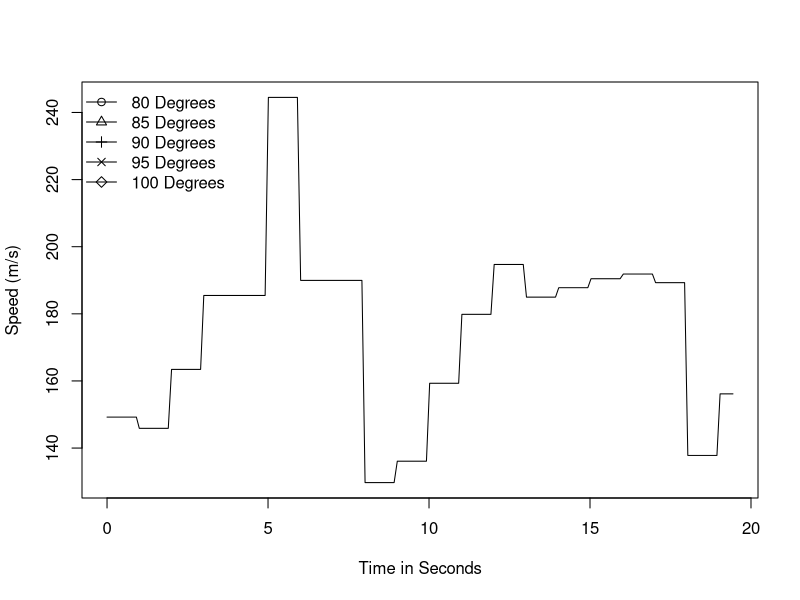

The R script that drew this image:
# Set the working directory
setwd("/Users/mac/Desktop/Programming/COMP9596//DroneData")
require(splines) #thx @Chase for the notice

# Read the data
data <- read.csv(file="fourthRun.csv", header=TRUE, sep=",")

# Convert date column to Date object
data$Date <- as.POSIXct(data$Date)

# Extract the data from column name to plot
data.toPlot <- data[data$Battery > 5,]

# Calculate the difference of each time point to the first (in seconds)
data.toPlot$TimeDiff <- data.toPlot$Date - data.toPlot$Date[1]

# Since TimeDiff is a time/date object, convert it to a numeric and store this as an extra column in data frame
data.toPlot$TimeDiffValue <- as.numeric(data.toPlot$TimeDiff)

# Multiple current and voltage to get Power
data.toPlot$Power <- as.double(-(data.toPlot$Current/1000) * data.toPlot$Voltage/1000)

#Get Mangnitude of Velocity
data.toPlot$Velocity <- sqrt(data.toPlot$VelocityX^2 + data.toPlot$VelocityY^2 + data.toPlot$VelocityZ^2)
data.toPlot$Mean <- mean(data.toPlot$Power)

#dY <- diff(data.toPlot$Velocity)/diff(data.toPlot$TimeDiffValue)  # the derivative of your function
#dX <- rowMeans(embed(data.toPlot$TimeDiffValue,2)) # centers the X values for plotting

#ppi <- 200
#png(file=paste("FourthExperiement", ".png", sep=""), height=7*ppi, width=9*ppi, res=ppi)

#write.csv(data.toPlotFinal, file="FirstRev.csv")
plot(y=data.toPlot$Power, x=data.toPlot$TimeDiffValue,type="l",col="black", lwd="1", ylab="Speed (m/s)", xlab="Time in Seconds")
points(x=4.6100001335144, y=9.8681307, pch=1)
points(x=6.61400008201599, y=5.7584721, pch=2)
points(x=8.61500000953674, y=2.6438607, pch=3)
points(x=10.6220002174377, y=3.2710855, pch=4)
points(x=12.8270001411438, y=3.7175261, pch=5) 

legend("topleft", legend=c("80 Degrees", "85 Degrees", "90 Degrees", "95 Degrees", "100 Degrees"), bty="n", pch=1:5, lty=1, lwd=1)

#dev.off()
